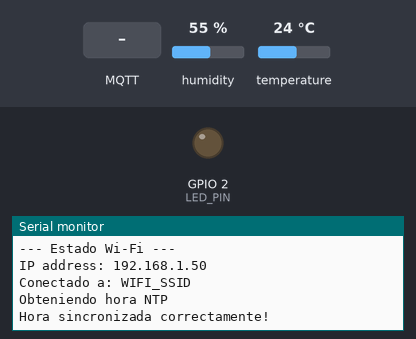
This sketch was run on a simulated ESP32. On the bench: output pins drawn as LEDs (lit = HIGH), the last lines printed to the serial monitor. The test bench sets the inputs (shaded band); at power-on: humidity 55 %, temperature 24 °C. WiFi joins after 1.5 s; servers stay silent unless stated; the local clock reads 2024-03-15 10:24:30 at power-on unless the sketch sets it; no MQTT or app messages arrive unless stated.

Above: at 2.8 s.
2.9 s: MQTT message "ON" arrives on the first subscribed topic
At 4.1 s:
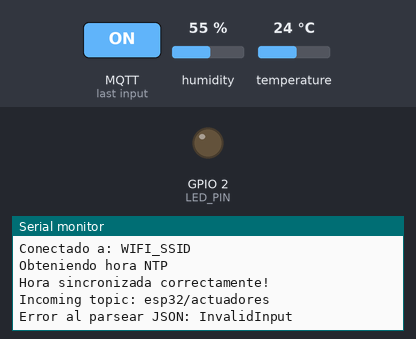
4.4 s: MQTT message "1" arrives on the first subscribed topic
At 4.9 s:
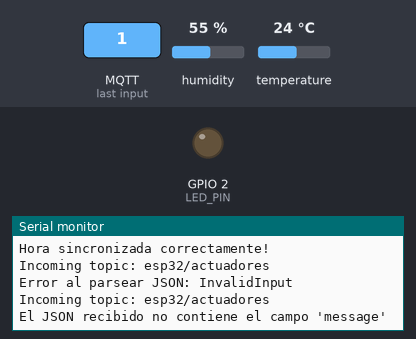

The sketch:

aws_esp32.ino
```cpp
#include <DHT.h>
#include <DHT_U.h>
#include <WiFiClientSecure.h>
#include <WiFi.h>
#include "credentials.h"
#include <PubSubClient.h>
#include <ArduinoJson.h>
#include "time.h"

#define DHTPIN 19
#define DHTTYPE DHT11
#define LED_PIN 2

#define monitoreo_topic "esp32/values"     // Topic para enviar datos a AWS
#define suscribe_topic  "esp32/actuadores" // Topic para recibir ordenes

unsigned long lastMsg = 0;
const long interval = 5000;

// Inicializar conexión MQTT
WiFiClientSecure espClient;
PubSubClient esp32(espClient);

DHT dht(DHTPIN, DHTTYPE);

// Prototipos de funciones
void messageHandler(char* topic, byte* payload, unsigned int length);
void conncetAWS();
void publishMessage(float temperatura, float humedad);
void reconnect();

void conncetAWS(){
  WiFi.mode(WIFI_STA);
  WiFi.begin(WIFI_SSID, WIFI_PASSWORD);

  Serial.println("Conectando a Wi-Fi");
  while (WiFi.status() != WL_CONNECTED) {
    delay(500);
    Serial.print(".");
  }
  Serial.println("\nWiFi conectado");

  // Configuración de certificados TLS
  espClient.setCACert(AWS_CERT_CA);
  espClient.setCertificate(AWS_CERT_CRT);
  espClient.setPrivateKey(AWS_CERT_PRIVATE);

  // Servidor broker, callback y buffer ampliado
  esp32.setServer(AWS_Iot_Endpoint, 8883);
  esp32.setCallback(messageHandler);
  esp32.setBufferSize(512); // Permite enviar JSONs grandes sin fallos

  Serial.println("Conectando a AWS IoT...");

  int retries = 0;
  while (!esp32.connect(THINGSNAME)) {
    Serial.print(".");
    delay(500);
    retries++;
    if (retries > 20) {
      Serial.println("\n[ERROR] Timeout al conectar con AWS IoT");
      return;
    }
  }

  // Suscribirse al topic del actuador
  esp32.subscribe(suscribe_topic);
  Serial.println("\nConectado a AWS IoT :D");
}

void publishMessage(float temperatura, float humedad){
  StaticJsonDocument<200> doc;

  time_t now = time(nullptr);

  doc["timestamp"] = now;
  doc["id_sensor"] = SENSOR_ID;
  doc["temperatura"] = temperatura;
  doc["humedad"] = humedad;
  doc["lote"] = LOTE;
  doc["proceso"] = PROCESO;

  char jsonBuffer[512];
  serializeJson(doc, jsonBuffer);

  // Publicar en monitoreo_topic ("esp32/values")
  if (esp32.publish(monitoreo_topic, jsonBuffer)) {
    Serial.println("Mensaje JSON publicado en MQTT exitosamente!");
    Serial.print("Payload: ");
    Serial.println(jsonBuffer);
  } else {
    Serial.println("[ERROR] Falló la publicación MQTT.");
  }
}

void messageHandler(char* topic, byte* payload, unsigned int length){
  Serial.print("Incoming topic: ");
  Serial.println(topic);

  StaticJsonDocument<200> doc;
  DeserializationError error = deserializeJson(doc, payload, length);

  if (error) {
    Serial.print("Error al parsear JSON: ");
    Serial.println(error.c_str());
    return;
  }

  // Extracción del campo "message"
  const char* message = doc["message"];

  if (message == NULL) {
    Serial.println("El JSON recibido no contiene el campo 'message'");
    return;
  }

  Serial.print("Comando recibido: ");
  Serial.println(message);

  if (strcmp(message, "ON") == 0) {
    digitalWrite(LED_PIN, HIGH);
    Serial.println("Se prendió el LED");
  }
  else if (strcmp(message, "OFF") == 0) {
    digitalWrite(LED_PIN, LOW);
    Serial.println("Se apagó el LED");
  }
  else {
    Serial.println("Comando desconocido");
  }
}

void reconnect() {
  while (!esp32.connected()) {
    Serial.print("Intentando conexión MQTT...");
    if (esp32.connect(THINGSNAME)) {
      Serial.println("¡Conectado!");
      esp32.subscribe(suscribe_topic); // Volver a suscribirse al reconectar
    } else {
      Serial.print("Fallo, rc=");
      Serial.print(esp32.state());
      Serial.println(" Reintentando en 5 segundos...");
      delay(5000);
    }
  }
}

void setup(){
  Serial.begin(9600);
  dht.begin();
  pinMode(LED_PIN, OUTPUT);
  digitalWrite(LED_PIN, LOW);

  conncetAWS();

  Serial.println("--- Estado Wi-Fi ---");
  Serial.print("IP address: ");
  Serial.println(WiFi.localIP());
  Serial.print("Conectado a: ");
  Serial.println(WIFI_SSID);

  // Configuración del servidor NTP para UTC-5
  configTime(-5 * 3600, 0, "pool.ntp.org");

  // Esperar a que la hora se sincronice con el servidor NTP
  struct tm timeinfo;
  Serial.print("Obteniendo hora NTP");
  while(!getLocalTime(&timeinfo)){
    Serial.print(".");
    delay(500);
  }
  Serial.println("\nHora sincronizada correctamente!");
}

void loop() {
  if (!esp32.connected()) {
    reconnect();
  }
  esp32.loop();

  unsigned long now = millis();
  if (now - lastMsg > interval) {
    lastMsg = now;

    float temperatura = dht.readTemperature();
    float humedad = dht.readHumidity();

    if (isnan(temperatura) || isnan(humedad)) {
      Serial.println("Error al leer el sensor DHT!");
      return;
    }

    Serial.print("Temperatura: ");
    Serial.print(temperatura);
    Serial.print(" °C | Humedad: ");
    Serial.print(humedad);
    Serial.println(" %");

    publishMessage(temperatura, humedad);
  }
}
```

credentials.h
```cpp
#ifndef CREDENTIALS_H
#define CREDENTIALS_H

#include <pgmspace.h> // Memoria Flash

// --- Nombre de la Cosa en AWS IoT ---
const char THINGSNAME[] = "esp32-cocatrace";

// --- Configuración de Red WiFi ---
const char WIFI_SSID[]     = "WIFI_SSID";
const char WIFI_PASSWORD[] = "WIFI_PASSWORD";

// --- Identificadores ---
const char SENSOR_ID[] = "ESP32";
const char LOTE[]      = "LOTE-2026-01";
const char PROCESO[]   = "SECADO";

// Endpoint de AWS IoT
const char AWS_Iot_Endpoint[] = "AWS_Iot_Endpoint";

// Amazon Root CA 1
static const char AWS_CERT_CA[] PROGMEM = R"EOF(
-----BEGIN CERTIFICATE-----

// copiar certificado  AWS_CERT_CA

-----END CERTIFICATE-----
)EOF";

// Certificado del Dispositivo (Device Certificate)
static const char AWS_CERT_CRT[] PROGMEM = R"KEY(
-----BEGIN CERTIFICATE-----

// copiar certificado  AWS_CERT_CRT

-----END CERTIFICATE-----
)KEY";

// Clave Privada del Dispositivo (Device Private Key)
static const char AWS_CERT_PRIVATE[] PROGMEM = R"KEY(
-----BEGIN RSA PRIVATE KEY-----

// copiar certificado  AWS_CERT_PRIVATE

-----END RSA PRIVATE KEY-----
)KEY";

#endif
```

Measured:
- after the input at 2.9 s, the serial monitor: prints a new line at once (image 1)
- after the input at 4.4 s, the serial monitor: prints a new line at once (image 2)
